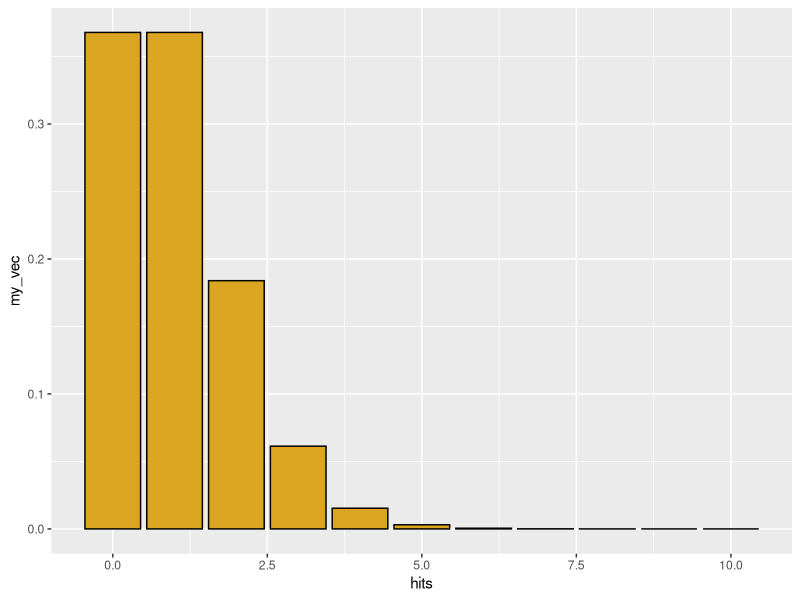
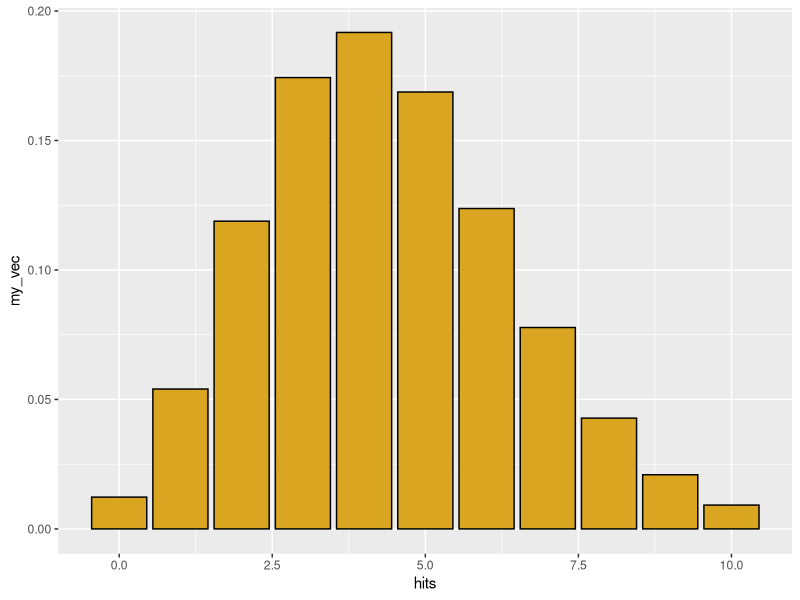
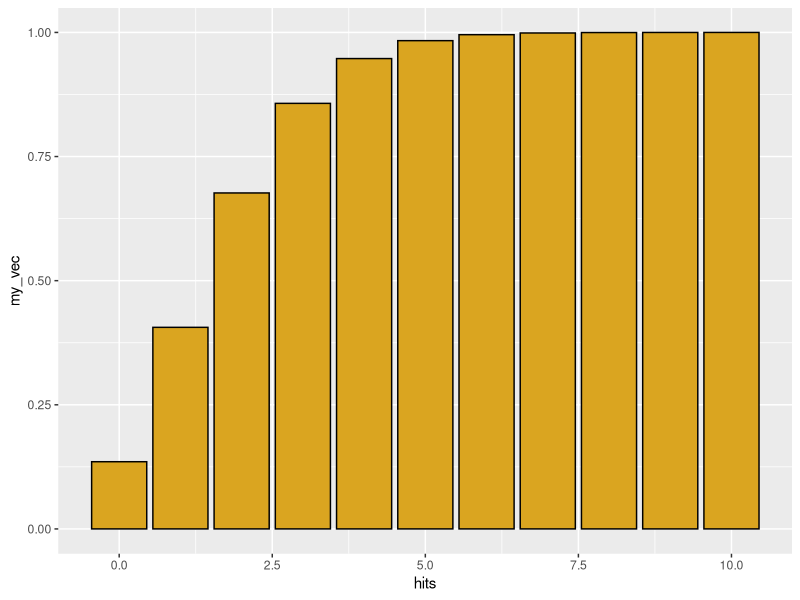
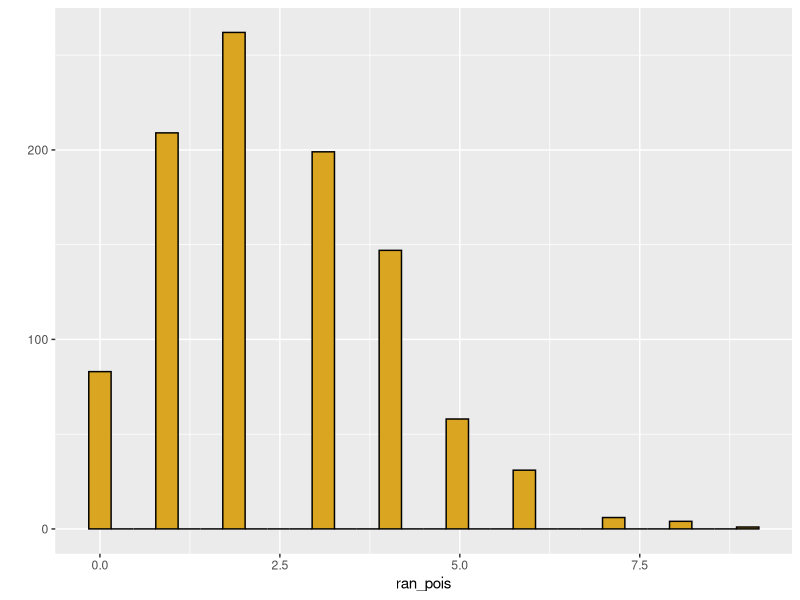
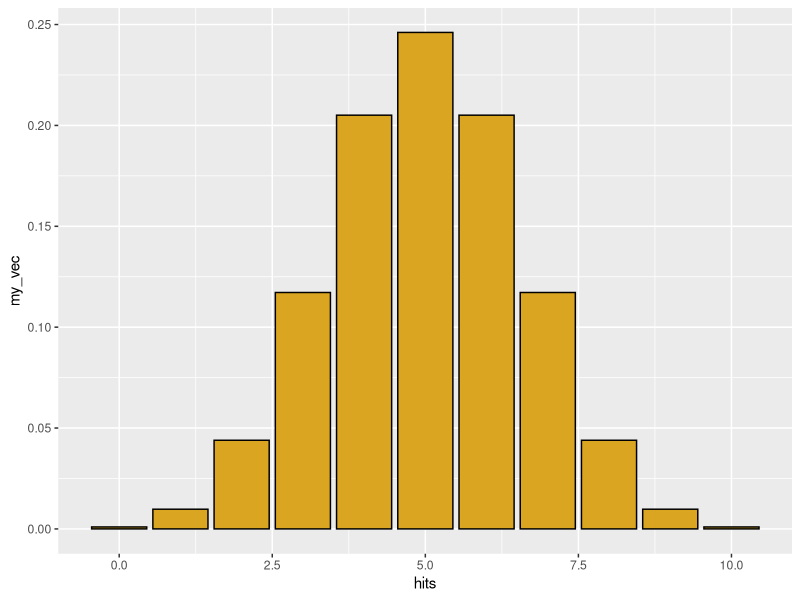
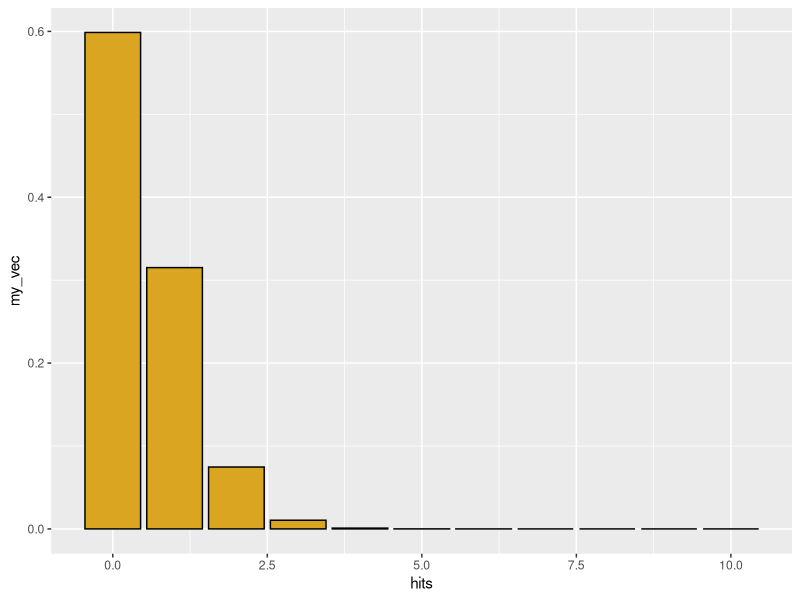
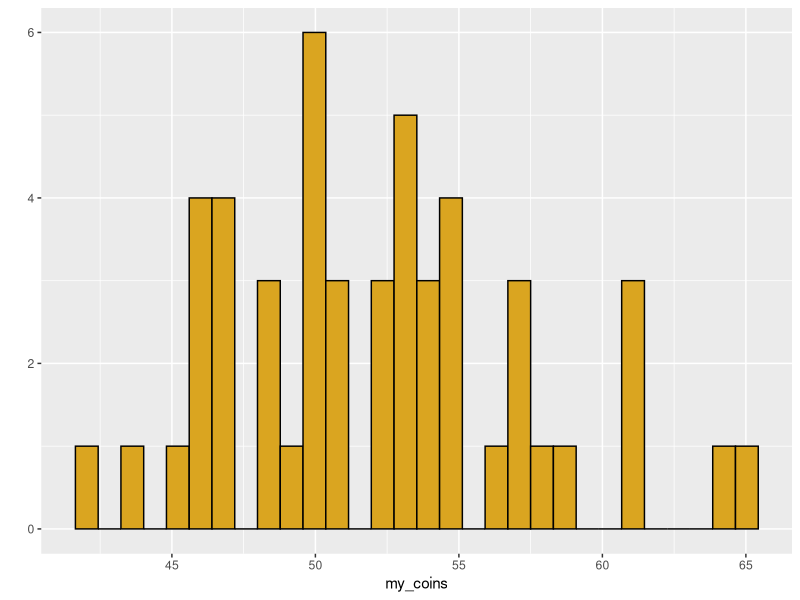
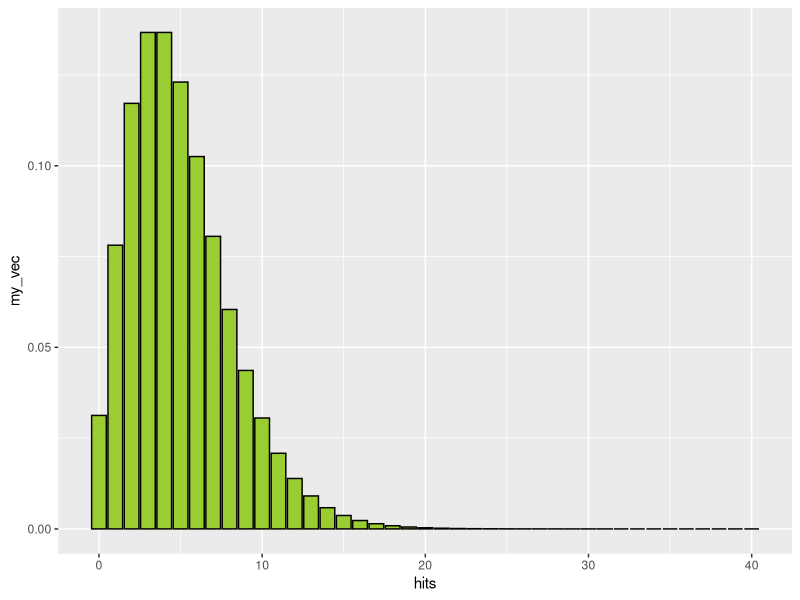

Write R code to recreate these figures, in order.
# Probability distributions
# 18 February 2020
# SEK
# d probabilty density function
# p cumulative probability distribution
# q quantile function (inverse of p)
# r random number generator

# Poisson distribution ----------------------------------------------------

library(ggplot2)
library(MASS)

# discrete 0 to infinity
# parameter lambda > 0 (continous)
# constant rate parameter (observations per unit time or unit area)

# d function for probability density
hits <- 0:10
my_vec<- dpois(x=hits, lambda=1)
qplot(x= hits,
      y= my_vec,
      geom= "col",
      color= I("black"),
      fill= I("goldenrod"))
# data will come as columns; outline color is black, fill is golden

my_vec<- dpois(x=hits, lambda=4.4)
qplot(x= hits,
      y= my_vec,
      geom= "col",
      color= I("black"),
      fill= I("goldenrod"))
sum(my_vec)

# for a poisson with lambda=2
# what is probability that a single draw will yield x=0?
dpois(x=0, lambda=2)
hits <-0:10
my_vec <- ppois(q= hits, lambda= 2)
qplot(x= hits,
      y= my_vec,
      geom= "col",
      color= I("black"),
      fill= I("goldenrod"))

# for a poisson with lambda= 2, what is the probabilty that a single random draw will yield x<= 1?

ppois(q=1, lambda=2)
# 1- the above would give anything bigger than 1

p1<- dpois(x=1, lambda=2)
print(p1)
p2 <- dpois(x=0, lambda=2)
print(p2)
p1+p2

# the q fucntion is the inverse of p
qpois(p=0.5, lambda=2.5)

# simulate a poisson to get actual values
ran_pois <- rpois(n=1000, lambda=2.5)
qplot(x= ran_pois,
      color= I("black"),
      fill= I("goldenrod"))
quantile(x=ran_pois, probs= c(0.025, 0.975))


# Binomial distribution ---------------------------------------------------

# describing a single process wtih a dichotomous outcome
# p = probability of dichotomous outcome
# size = number of trials
# x= possible outcomes
# outcome x is bounded between a minimum of 0 and a maximum of size

# density function for binomial
hits <- 0:10
my_vec <- dbinom(x= hits, size= 10, prob=0.5)
qplot(x= hits,
      y= my_vec,
      geom= "col",
      color= I("black"),
      fill= I("goldenrod"))

# what is probability of getting 5 heads
# out of 10 tosses
my_vec<- dbinom(x=hits, size=10, prob= 0.05)
# biased coin
qplot(x= hits,
      y= my_vec,
      geom= "col",
      color= I("black"),
      fill= I("goldenrod"))

# p function for tail probability
# probaiilty of 5 or fewer heads
# out of 10 tosses
pbinom(q=4, size=9, prob=0.5)

# what is a 95% confidence interval for 100 trials of a coin with p=0.7
qbinom(p= c(0.025, 0.975),
       size= 100,
       prob=0.7)
# how does this compare to a sample interval for real data
my_coins <- rbinom(n=50, size= 100, prob= 0.50)
qplot(x=my_coins,
      color= I("black"),
      fill= I("goldenrod"))
quantile(x= my_coins, probs= c(0.025, 0.975))


# Negative binomial distribution ------------------------------------------

# slightly more realistic version of the poisson
# number of "failures" in a series of (Bernouli trials) with p= probabilty of success (= size)
# How many failures do we get before a targeted number of sucesses? 
# generates a distribution that is more heterogenous ("overdispersed") than Poisson

hits <- 0:40
my_vec<- dnbinom(x= hits,
                 size=5,
                 prob= 0.5)
qplot(x= hits,
      y= my_vec,
      geom= "col",
      color= I("black"),
      fill= I("olivedrab3"))

# geometric series is a special case where the number of successes = 1
# each bar is a constant fraction of the one that came before it with prob 1-p
my_vec<- dnbinom(x= hits, size= 1, prob=0.1)
qplot(x= hits,
      y= my_vec,
      geom= "col",
      color= I("darkgoldenrod4"),
      fill= I("royalblue2"))

# alternatively specify mean= mu of distribition and size
# this will give us a poisson with a lambda value that varies
# dispersion parameter is the shape parameter from a gamma distribution
# as it increases, the distribution, the variance gets smaller

nbi_ran <- rnbinom(n=1000, size= 10, mu=5)
qplot(x= hits,
      y= my_vec,
      geom= "col",
      color= I("darkorchid2"),
      fill= I("firebrick3"))
nbi_ran <- rnbinom(n=1000, size= .1, mu=5)
qplot(x= hits,
      y= my_vec,
      geom= "col",
      color= I("darkorchid2"),
      fill= I("darkblue"))
library(RColorBrewer)



# Exploring Continuous distributions --------------------------------------
# 20 February 2020
# SEK
library(ggplot2)
library(MASS)

# Uniform -----------------------------------------------------------------

qplot(x= runif(n=100, min=1, max=6), 
      color=I("black"), 
      fill=I("goldenrod"))
qplot(x=runif(n=1000,min=1, max=6), 
      color= I("black"), 
      fill= I("goldenrod"))      
qplot( x= sample(1:6, size=1000, replace=TRUE))


# Normal distribution -----------------------------------------------------

my_norm<- rnorm(n=100, mean= 100, sd=2)
qplot(x= my_norm, 
      color=I("black"),
      fill=I("goldenrod"))
# problems with normal when mean is small
my_norm <- rnorm(n=100, mean=2, sd=2)
qplot(x= my_norm,  
      color=I("black"), 
      fill=I("goldenrod"))
toss_zeroes <- my_norm[my_norm>0]
qplot(x= toss_zeroes,  
      color=I("black"), 
      fill=I("goldenrod"))
mean(toss_zeroes)
sd(toss_zeroes)


# Gamma distribution ------------------------------------------------------

# use for continuous data > 0
my_gamma<- rgamma(n=100, shape=1, scale=10)
qplot(x= my_gamma, 
      color= I("black"), 
      fill= I("goldenrod"))

# gamma with shape =1 is exponential with scale= mean
my_gamma<- rgamma(n=100, shape=1, scale=.1)
qplot(x= my_gamma, 
      color= I("black"), 
      fill= I("goldenrod"))

# increasing shape parameter distribution looks more normal
my_gamma<- rgamma(n=100, shape=20, scale=1)
qplot(x= my_gamma, 
      color= I("black"), 
      fill= I("goldenrod"))

# scale parameter changes both mean and the variance!
# mean= hsape*scale
# variance = shape*scale^2

# Beta distribution -------------------------------------------------------

# continuous distribution bounded between 0 and 1

# analogous to binomial, but with a continuous distribution of possible values

# p(data|parameters)

# p(parameters|data) = maximum likelihood estimator of parameters

# shape1 = number of successes + 1
# shape2= number of successes + 1

my_beta <- rbeta(n=1000, shape1=50, shape2=50)
qplot(x= my_beta,
      color= I("black"),
      fill= I("goldenrod"))

# beta with 3 heads and no tails
my_beta <- rbeta(n=1000, shape1=4, shape2=1)
qplot(x= my_beta, 
      color= I("black"), 
      fill= I("goldenrod"))

# good for have data, getting back to parameters
# shape ad scale < 1 gives a U-shaped curve

my_beta <- rbeta(n=1000, shape1=0.2, shape2=0.1)
qplot(x= my_beta, 
      color= I("black"), 
      fill= I("goldenrod"))

# Estimate parameters from data -------------------------------------------

x<- rnorm(1000, mean=92.5, sd=2.5)
qplot(x=x,
      color=I("black"),
      fill=I("goldenrod"))
fitdistr(x, "normal") # data, name of ditribution we are fitting the data to
fitdistr(x, "gamma")
x_sim <- rgamma(n= 1000, shape= 1343.468042, rate= 14.513203)
qplot(x=x_sim,
      color=I("black"),
      fill=I("goldenrod"))
